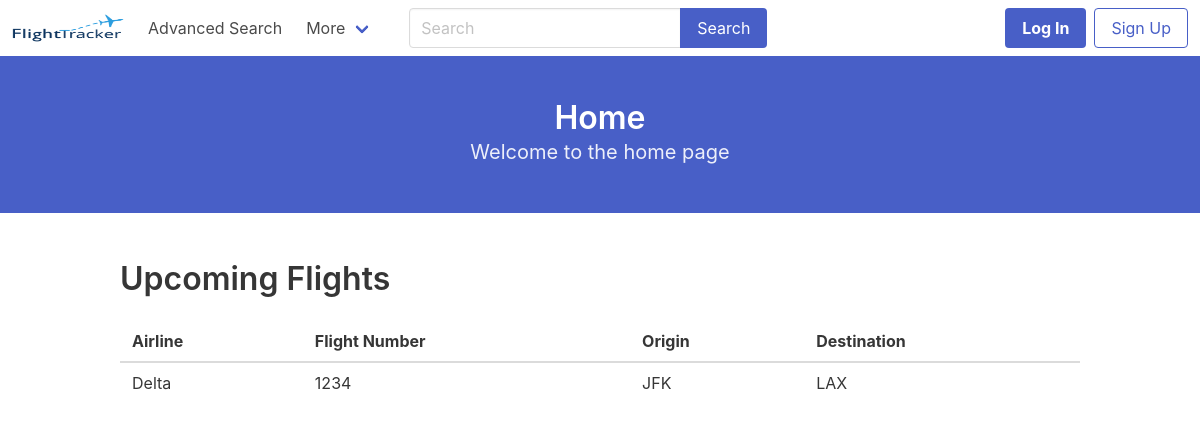
The app's page /, older data.
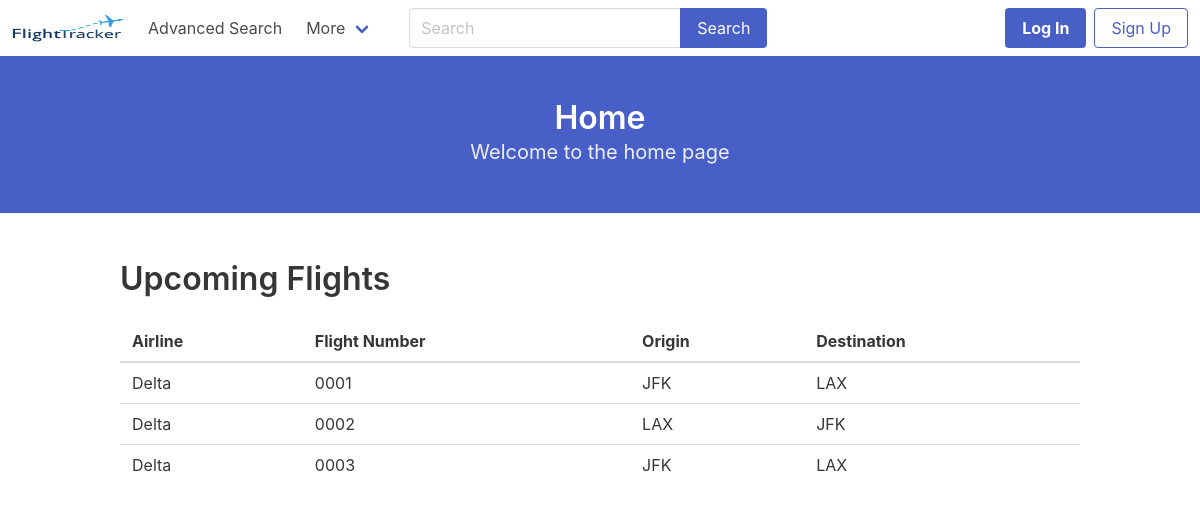
The same page, newer data.
### website/models.py (models this page shows)
class Airline(models.Model):
    name = models.CharField(max_length=30, primary_key=True)

class Flight(models.Model):
    airline = models.ForeignKey(Airline, on_delete=models.CASCADE)
    flight_number = models.CharField(max_length=30, primary_key=True)
    base_price = models.DecimalField(max_digits=10, decimal_places=2)
    airplane = models.ForeignKey(Airplane, on_delete=models.CASCADE)
    departure_airport = models.ForeignKey(Airport, on_delete=models.CASCADE, related_name='departure_airport')
    arrival_airport = models.ForeignKey(Airport, on_delete=models.CASCADE, related_name='arrival_airport')
    departure_date = models.DateTimeField()
    arrival_date = models.DateTimeField()
    status = models.CharField(max_length=30)
    class Meta:
        unique_together = (('airline', 'flight_number'),)

class Airport(models.Model):
    name = models.CharField(max_length=30, primary_key=True)
    city = models.CharField(max_length=30)
    country = models.CharField(max_length=2)
    airport_type = models.CharField(max_length=30)

### website/views.py (the view, shortened to what this page needs)
# urls.py: path('', views.index, name='index'),
def index(request):
    context = {}
    context['title'] = 'Home'
    context['subtitle'] = 'Welcome to the home page'
    context['flights'] = [
        ]
    for flight in Flight.objects.all():
        context['flights'].append({
            'airline': flight.airline.name,
            'flight_no': flight.flight_number,
            'origin': flight.departure_airport.name,
            'destination': flight.arrival_airport.name,
            'departure': flight.departure_date.date(),
            'arrival': flight.arrival_date.date(),
            'price': flight.base_price,
            'status': flight.status,
        })
    return render(request, 'website/index.html', context)

### website/templates/website/index.html
{% extends "website/base.html" %}
{% block content %}
    <h1 class="title">Upcoming Flights</h1>
    {% if flights %}
        <table class="table is-fullwidth">
            <thead>
                <tr>
                    <th>Airline</th>
                    <th>Flight Number</th>
                    <th>Origin</th>
                    <th>Destination</th>
                </tr>
            </thead>
            <tbody>
                {% for flight in flights %}
                    <tr>
                        <td>{{ flight.airline }}</td>
                        <td>{{ flight.flight_no }}</td>
                        <td>{{ flight.origin }}</td>
                        <td>{{ flight.destination }}</td>
                    </tr>
                {% endfor %}
            </tbody>
        </table>
    {% else %}
        <p>No flights found.</p>
    {% endif %}
{% endblock %}

Row changes from the older to the newer data that the page shows:
removed Flight: flight_no "1234"
added Flight: flight_no "0001"
added Flight: flight_no "0002"
added Flight: flight_no "0003"
Text that changed along with them:
new list line: "Delta"
new list line: "JFK"
new list line: "LAX"
list line gone: "Delta"
list line gone: "JFK"
list line gone: "LAX"
